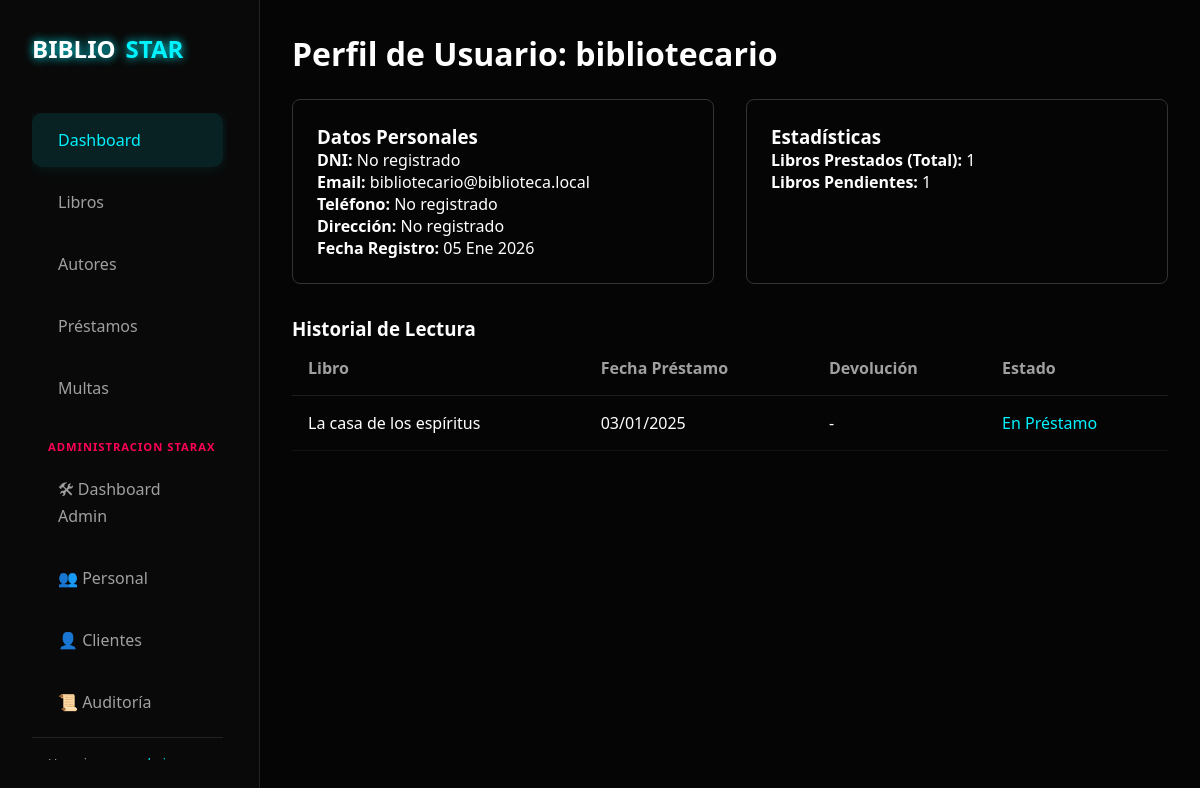
Screenshot of /usuarios/2/ (signed in) with the database file from the repository.
### gestion/models.py (models this page shows, shortened)
class PerfilUsuario(models.Model):
    usuario = models.OneToOneField(settings.AUTH_USER_MODEL, on_delete=models.CASCADE, related_name='perfil')
    codigo_socio = models.CharField(max_length=20, unique=True, editable=False, null=True)
    dni = models.CharField(max_length=20, blank=True, null=True, unique=True)
    direccion = models.CharField(max_length=200, blank=True, null=True)
    telefono = models.CharField(max_length=20, blank=True, null=True)

class Prestamos(models.Model):
    codigo = models.CharField(max_length=20, unique=True, editable=False, null=True) # null=True temporalmente para evitar error en migracion directa
    libro = models.ForeignKey(Libro, related_name="Prestamos", on_delete= models.PROTECT)
    usuario = models.ForeignKey(settings.AUTH_USER_MODEL, related_name="Prestamos" , on_delete= models.PROTECT)
    fecha = models.DateField(default=timezone.now)
    fecha_max = models.DateField()
    fecha_devolucion = models.DateField(blank=True, null=True) #Permite a django grabar en blanco y en nulo
    ESTADOS = (
        ('solicitado', 'Solicitado'),
        ('prestado', 'Prestado'),
        ('devuelto', 'Devuelto'),
        ('multado', 'Multado'),
        ('rechazado', 'Rechazado'),
    )
    estado = models.CharField(max_length=20, choices=ESTADOS, default='solicitado')
    renovaciones = models.PositiveIntegerField(default=0)
    class Meta:
        permissions = (
            ("ver_prestamos", "Puede Ver Prestamos"),
            ("gestionar_prestamos", "Puede Gestionar Prestamos"),
        )

class Libro(models.Model):
    titulo=models.CharField(max_length=50)
    autor=models.ForeignKey(Autor,related_name="Libro", on_delete= models.PROTECT)
    categorias = models.ManyToManyField(Categoria, blank=True)
    stock = models.PositiveIntegerField(default=1)
    bibliografia  = models.CharField(max_length=200, blank= True, null= True)
    isbn = models.CharField(max_length=13, blank=True, null=True, unique=True)
    imagen = models.ImageField(upload_to='libros/', blank=True, null=True)

### gestion/views.py (the view)
# urls.py: path('usuarios/<int:id>/', detalle_usuario, name="detalle_usuario"),
@login_required
def detalle_usuario(request, id):
    if not es_personal_biblioteca(request.user) and request.user.id != id:
        return HttpResponseForbidden()
    usuario = get_object_or_404(User, id=id)
    prestamos = Prestamos.objects.filter(usuario=usuario).order_by('-fecha')
    pendientes = prestamos.filter(fecha_devolucion__isnull=True).count()
    return render(request, 'detalle_usuario.html', {
        'usuario': usuario,
        'prestamos': prestamos,
        'pendientes_count': pendientes
    })

### gestion/views.py (called while the page is built)
def es_personal_biblioteca(user):
    return user.is_superuser or user.groups.filter(name__in=['Bibliotecario', 'Administrador']).exists()

### gestion/templates/detalle_usuario.html
{% extends "index.html" %}
{% block contenido %}
<div class="section-header">
    <h2>Perfil de Usuario: {{ usuario.username }}</h2>
</div>
<div style="display: flex; gap: 2rem; flex-wrap: wrap;">
    <div class="card" style="flex: 1; min-width: 300px; padding: 1.5rem; border: 1px solid #333; border-radius: 8px;">
        <h3>Datos Personales</h3>
        <p><strong>DNI:</strong> {{ usuario.perfil.dni|default:"No registrado" }}</p>
        <p><strong>Email:</strong> {{ usuario.email|default:"No registrado" }}</p>
        <p><strong>Teléfono:</strong> {{ usuario.perfil.telefono|default:"No registrado" }}</p>
        <p><strong>Dirección:</strong> {{ usuario.perfil.direccion|default:"No registrado" }}</p>
        <p><strong>Fecha Registro:</strong> {{ usuario.date_joined|date:"d M Y" }}</p>
    </div>
    <div class="card" style="flex: 1; min-width: 300px; padding: 1.5rem; border: 1px solid #333; border-radius: 8px;">
        <h3>Estadísticas</h3>
        <p><strong>Libros Prestados (Total):</strong> {{ prestamos.count }}</p>
        <p><strong>Libros Pendientes:</strong> {{ pendientes_count }}</p>
    </div>
</div>
<section style="margin-top: 2rem;">
    <h3>Historial de Lectura</h3>
    <table>
        <thead>
            <tr>
                <th>Libro</th>
                <th>Fecha Préstamo</th>
                <th>Devolución</th>
                <th>Estado</th>
            </tr>
        </thead>
        <tbody>
            {% for p in prestamos %}
            <tr>
                <td>{{ p.libro.titulo }}</td>
                <td>{{ p.fecha|date:"d/m/Y" }}</td>
                <td>{{ p.fecha_devolucion|date:"d/m/Y"|default:"-" }}</td>
                <td>
                    {% if p.estado == 'prestado' %}
                    <span style="color: #00f3ff;">En Préstamo</span>
                    {% elif p.estado == 'multado' %}
                    <span style="color: #ff0055;">Vencido / Multado</span>
                    {% elif p.estado == 'solicitado' %}
                    <span style="color: #ffaa00;">Solicitado</span>
                    {% else %}
                    <span style="color: #00ff9d;">Devuelto</span>
                    {% endif %}
                </td>
            </tr>
            {% empty %}
            <tr>
                <td colspan="4">No tiene historial de préstamos.</td>
            </tr>
            {% endfor %}
        </tbody>
    </table>
</section>
{% endblock %}

### gestion/templates/index.html (style rules this page uses)
:root { --bg-color: #050505; --card-bg: rgba(30, 30, 30, 0.6); --text-color: #ffffff; --text-muted: #a0a0a0; --neon-blue: #00f3ff; --neon-red: #ff0055; --neon-green: #00ff9d; --glass-border: 1px solid rgba(255, 255, 255, 0.1); }
* { margin: 0; padding: 0; box-sizing: border-box; font-family: 'Segoe UI', Tahoma, Geneva, Verdana, sans-serif; }
body { background-color: var(--bg-color); color: var(--text-color); min-height: 100vh; display: flex; }
h2 { font-size: 2rem; font-weight: 600; }
.section-header { display: flex; justify-content: space-between; align-items: center; margin-bottom: 1.5rem; }
table { width: 100%; border-collapse: collapse; }
th { text-align: left; padding: 1rem; color: var(--text-muted); border-bottom: 1px solid rgba(255, 255, 255, 0.1); }
td { padding: 1rem; border-bottom: 1px solid rgba(255, 255, 255, 0.05); }

### rows the page displays
Prestamos: libro.titulo "La casa de los espíritus", fecha "03/01/2025", fecha_devolucion "-", estado "En Préstamo"

### other values shown
{{ usuario.username }} "bibliotecario"
{{ usuario.perfil.dni|default:"No registrado" }} "No registrado"
{{ usuario.email|default:"No registrado" }} "bibliotecario@biblioteca.local"
{{ usuario.perfil.telefono|default:"No registrado" }} "No registrado"
{{ usuario.perfil.direccion|default:"No registrado" }} "No registrado"
{{ usuario.date_joined|date:"d M Y" }} "05 Ene 2026"
{{ prestamos.count }} "1"
{{ pendientes_count }} "1"
